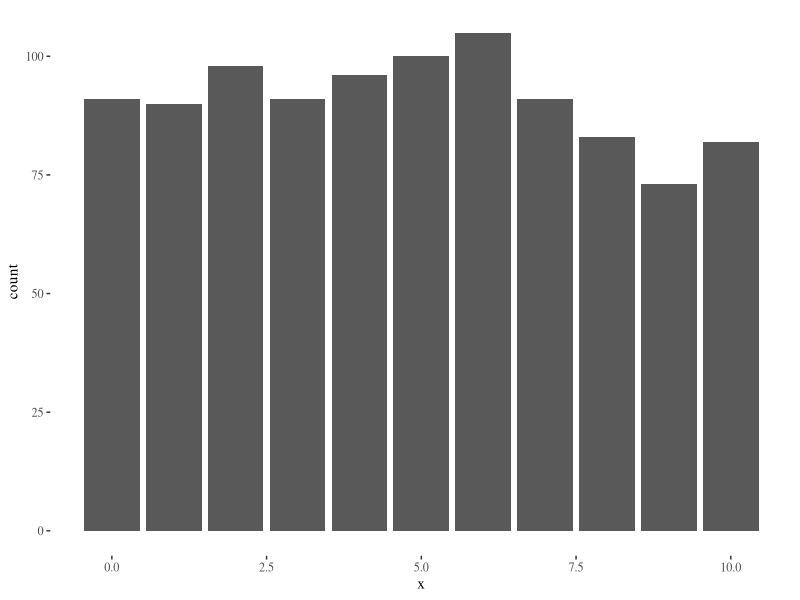
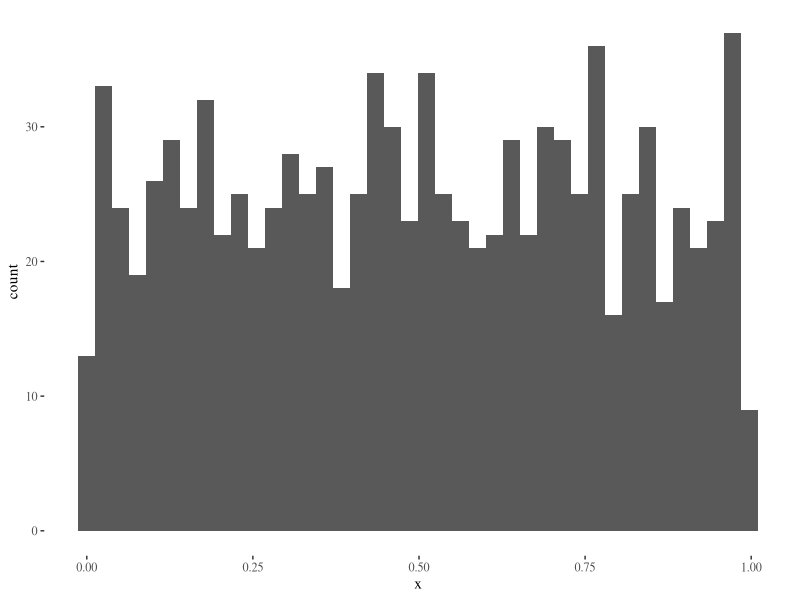
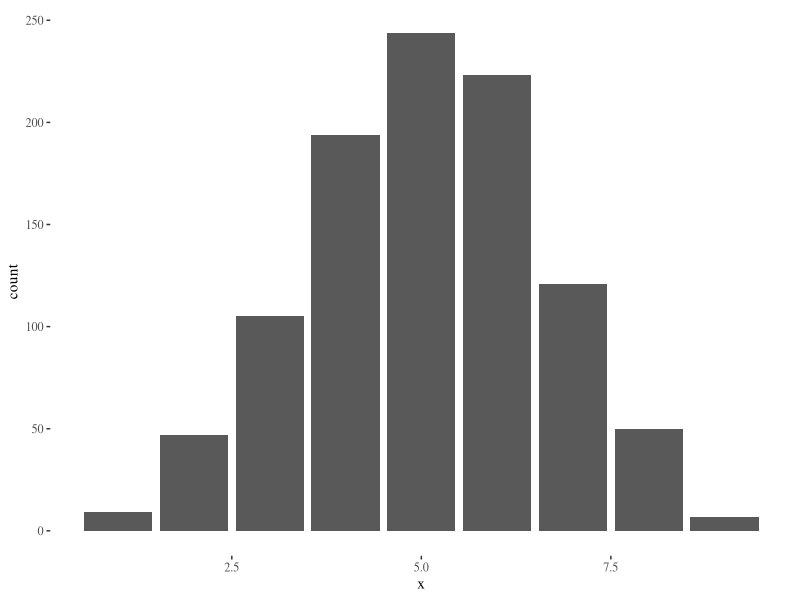

Write R code to recreate these figures, in order.
## ---- chunk 1
knitr::opts_chunk$set(echo = TRUE)
library(ggplot2)
library(ggthemes)
## ---- chunk 2
# One sample:
sample(0:10, 1)
# 10 samples:
sample(0:10, 10, replace=T)
# Plotting a probability histogram of 1000 samples
df <- data.frame(x = sample(0:10, 1000, replace=T))
ggplot(df, aes(x)) + stat_count() + theme_tufte()
## ---- chunk 3
# One sample:
runif(1)
# 10 samples:
runif(10)
# Plotting 1000 samples
df <- data.frame(x = runif(1000))
ggplot(df, aes(x)) + geom_histogram(bins = 40) + theme_tufte()
## ---- chunk 4
# One sample:
rbinom(1, 10, .5)
# 10 samples:
rbinom(10, 10, .5)
# Plotting 1000 samples
df <- data.frame(x = rbinom(1000, 10, .5))
ggplot(df, aes(x)) + stat_count() + theme_tufte()
